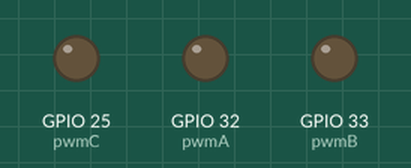
Simulated run of this program. Board: ESP32. Shown: output pins drawn as LEDs (lit = HIGH). What the program prints to the serial monitor is not drawn.

Above: at 0.1 s.
At 3.19 s:
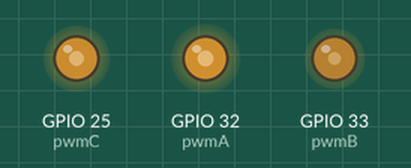
At 39.43 s:
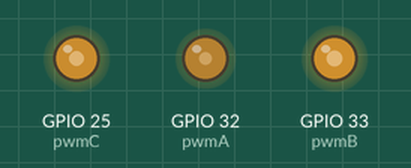
Timing chart, 0 to 40.0 s (numbered marks = the images above):
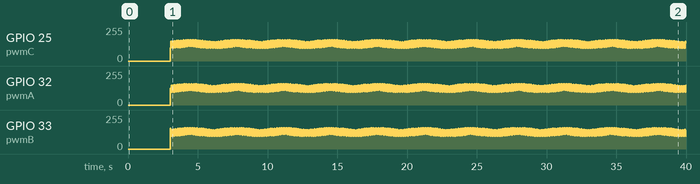

The program:

main.cpp
```cpp
/* 代码功能：开环速度控制，Ud设为0
 * 控制算法：SPWM，正弦波驱动
 * PWM频率20K，PWM精度10位
 */
#include <Arduino.h>

// PWM输出引脚
const int pwmA = 32;
const int pwmB = 33;
const int pwmC = 25;

// 幅值限制函数
#define _constrain(amt, low, high) ((amt) < (low) ? (low) : ((amt) > (high) ? (high) : (amt)))

// 变量定义
const int pole_pairs = 7;        // 电机的极对数
float voltage_power_supply = 12; // 电机供电电压
float shaft_angle = 0;           // 机械角度
float open_loop_timestamp = 0;   // 每次循环执行的时间
float Ualpha = 0, Ubeta = 0, Ua = 0, Ub = 0, Uc = 0, dc_a = 0, dc_b = 0, dc_c = 0;

// 电角度求解
float _electricalAngle(float shaft_angle)
{
  return shaft_angle * pole_pairs; // 电角度 = 机械角度*极对数
}

// 角度归一化，归一化角度到 [0,2PI]
float _normalizeAngle(float angle)
{
  float a = fmod(angle, 2 * PI); // 取余运算可以用于归一化，列出特殊值例子算便知
  return a >= 0 ? a : (a + 2 * PI);
  // 三目运算符。格式：condition ? expr1 : expr2
  // 其中，condition 是要求值的条件表达式，如果条件成立，则返回 expr1 的值，否则返回 expr2 的值。可以将三目运算符视为 if-else 语句的简化形式。
  // fmod 函数的余数的符号与除数相同。因此，当 angle 的值为负数时，余数的符号将与 _2PI 的符号相反。也就是说，如果 angle 的值小于 0 且 _2PI 的值为正数，则 fmod(angle, _2PI) 的余数将为负数。
  // 例如，当 angle 的值为 -PI/2，_2PI 的值为 2PI 时，fmod(angle, _2PI) 将返回一个负数。在这种情况下，可以通过将负数的余数加上 _2PI 来将角度归一化到 [0, 2PI] 的范围内，以确保角度的值始终为正数。
}

// 驱动无刷电机，设置PWM输出，由计算得到的Ua、Ub、Uc，得到输出的占空比
void setPwm(float Ua, float Ub, float Uc)
{
  // 限制占空比从0到1
  dc_a = _constrain(Ua / voltage_power_supply, 0.0f, 1.0f);
  dc_b = _constrain(Ub / voltage_power_supply, 0.0f, 1.0f);
  dc_c = _constrain(Uc / voltage_power_supply, 0.0f, 1.0f);

  // 写入PWM到PWM 0 1 2 通道
  ledcWrite(0, dc_a * 1023);
  ledcWrite(1, dc_b * 1023);
  ledcWrite(2, dc_c * 1023);

  // 串口调试，输出三相的占空比
  Serial.printf("%f, %f, %f\n", dc_a, dc_b, dc_c);
}

// Clark逆变换和Park逆变换
void setPhaseVoltage(float Uq, float Ud, float theta)
{
  theta = _normalizeAngle(theta); // 把角度归一化到0~2pi

  // 帕克逆变换
  Ualpha = -Uq * sin(theta);
  Ubeta = Uq * cos(theta);

  // 克拉克逆变换
  Ua = Ualpha + voltage_power_supply / 2;
  Ub = (sqrt(3) * Ubeta - Ualpha) / 2 + voltage_power_supply / 2;
  Uc = (-Ualpha - sqrt(3) * Ubeta) / 2 + voltage_power_supply / 2;
  setPwm(Ua, Ub, Uc); // 驱动无刷电机运动
}

// Uq和电角度生成器，输入参数：target_velocity目标速度
float velocityOpenloop(float target_velocity)
{
  unsigned long now_us = micros(); // 获取从开启芯片以来的微秒数，它的精度是 4 微秒。 micros() 返回的是一个无符号长整型（unsigned long）的值

  float Ts = (now_us - open_loop_timestamp) * 1e-6f; // 计算当前每个Loop的运行时间间隔

  // 由于 micros() 函数返回的时间戳会在大约 70 分钟之后重新开始计数，在由70分钟跳变到0时，TS会出现异常，因此需要进行修正。如果时间间隔小于等于零或大于 0.5 秒，则将其设置为一个较小的默认值，即 1e-3f
  if (Ts <= 0 || Ts > 0.5f)
    Ts = 1e-3f;

  // 通过乘以时间间隔和目标速度来计算需要转动的机械角度，存储在 shaft_angle 变量中。在此之前，还需要对轴角度进行归一化，以确保其值在 0 到 2π 之间。
  shaft_angle = _normalizeAngle(shaft_angle + target_velocity * Ts);
  // 以目标速度为 10 rad/s 为例，如果时间间隔是 1 秒，则在每个循环中需要增加 10 * 1 = 10 弧度的角度变化量，才能使电机转动到目标速度。
  // 如果时间间隔是 0.1 秒，那么在每个循环中需要增加的角度变化量就是 10 * 0.1 = 1 弧度，才能实现相同的目标速度。因此，电机轴的转动角度取决于目标速度和时间间隔的乘积。

  // 使用早前设置的voltage_power_supply的1/3作为Uq值，这个值会直接影响输出力矩
  // 最大只能设置为Uq = voltage_power_supply/2，否则ua,ub,uc会超出供电电压限幅
  float Uq = voltage_power_supply / 8;

  setPhaseVoltage(Uq, 0, _electricalAngle(shaft_angle));

  open_loop_timestamp = now_us; // 用于计算下一个时间间隔

  return Uq;
}

void setup()
{
  Serial.begin(9600);
  Serial.println("-------------------------");
  Serial.println("SimpleFOC Study!");

  // PWM配置
  pinMode(pwmA, OUTPUT);
  pinMode(pwmB, OUTPUT);
  pinMode(pwmC, OUTPUT);

  ledcSetup(0, 20000, 10); // pwm频道, 频率, 精度
  ledcSetup(1, 20000, 10); // pwm频道, 频率, 精度
  ledcSetup(2, 20000, 10); // pwm频道, 频率, 精度

  ledcAttachPin(pwmA, 0);
  ledcAttachPin(pwmB, 1);
  ledcAttachPin(pwmC, 2);
  Serial.println("完成PWM初始化设置");
  Serial.println("-------------------------");
  delay(3000);
}

void loop()
{
  velocityOpenloop(10);
}
```
